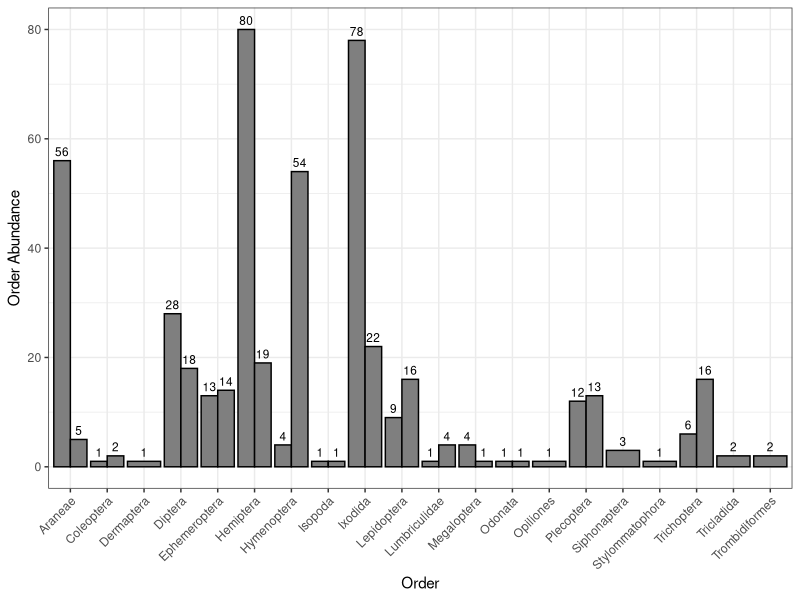
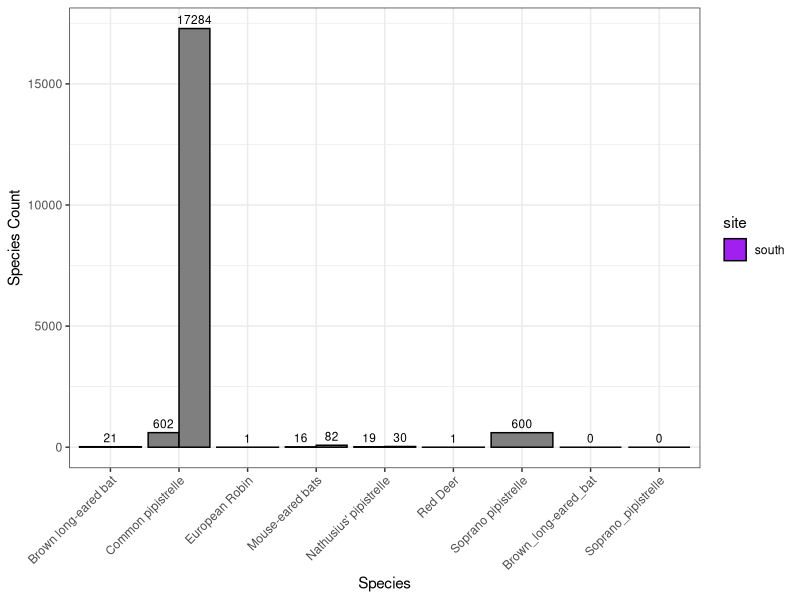
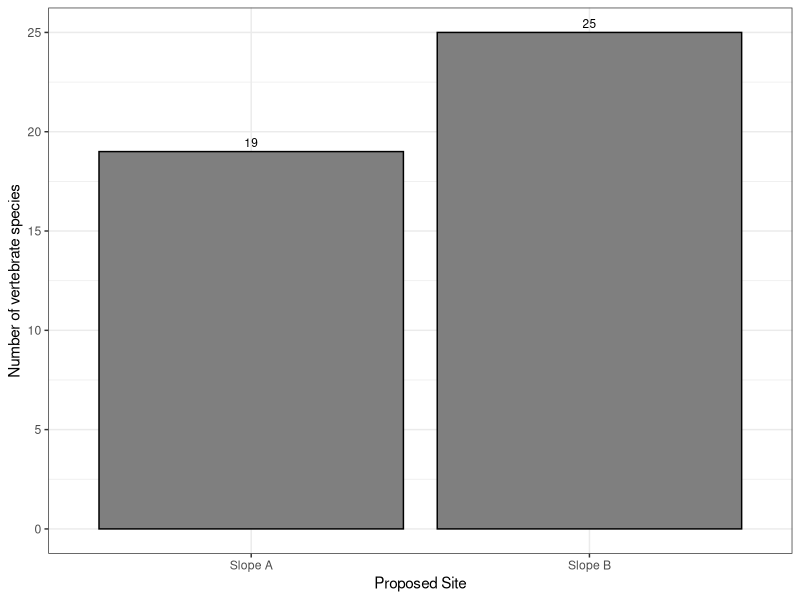
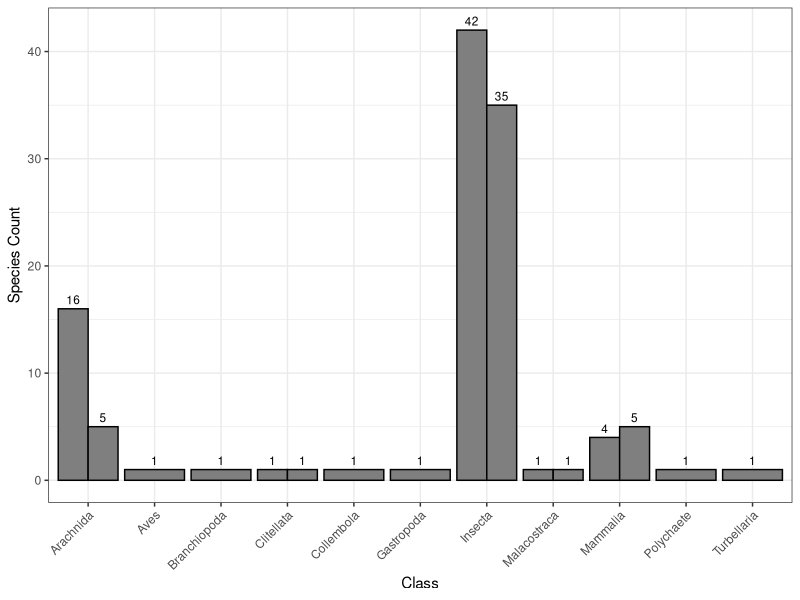
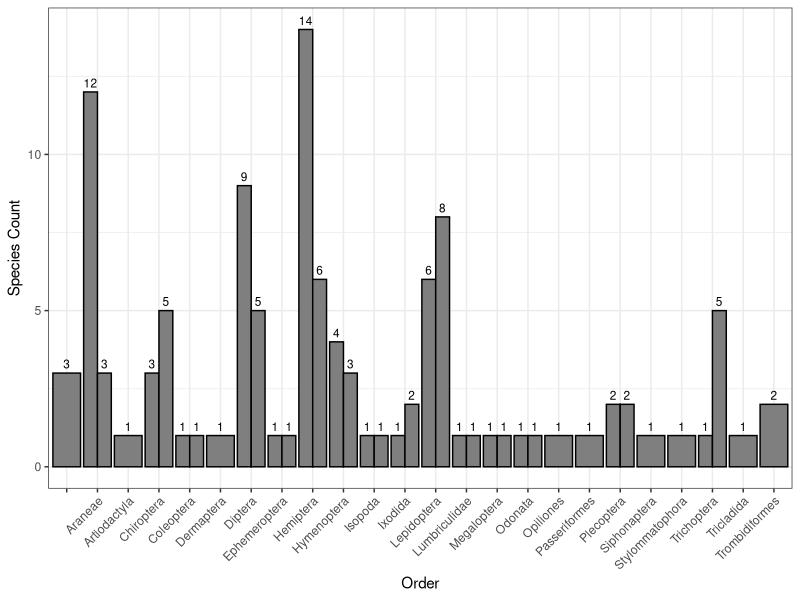
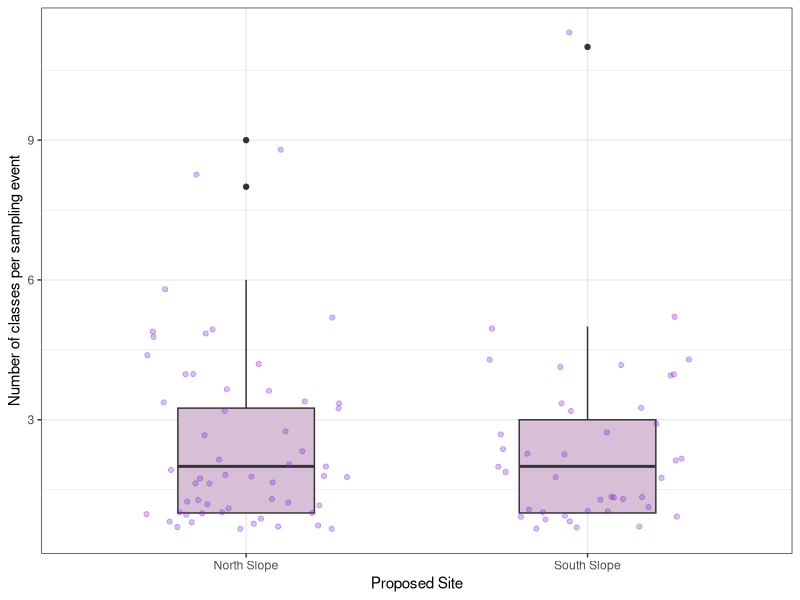
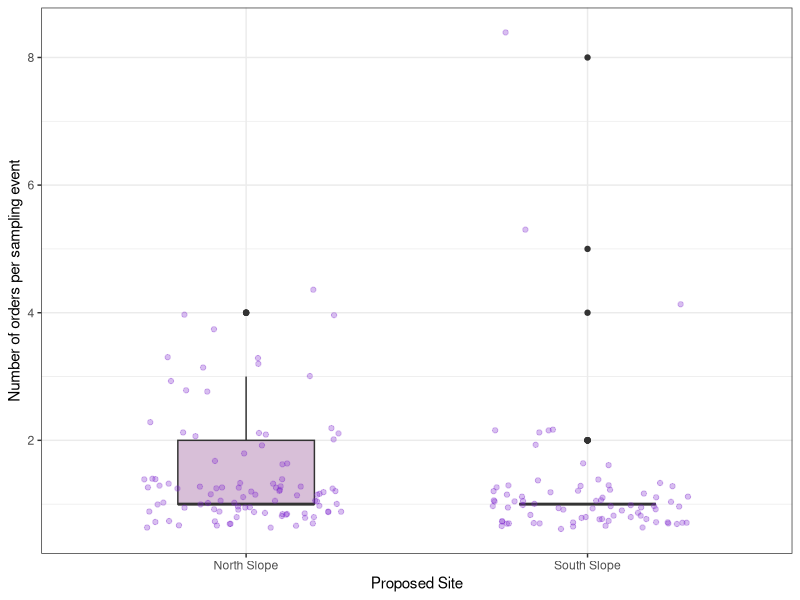

Here is the R script that generated these plots, in order: (Note: this script raises an error after producing the figures.)
# clear environment
rm(list=ls())

# import packages needed
library(ggplot2)
library(dplyr)
library(vegan)
library(tidyr)
library(tibble)
# ...

# import full data set
arran_data_full <- read.csv('./Data/arran_data_full.csv')
# check the data set
head(arran_data_full)

# check data types
str(arran_data_full)
arran_data_full$eventID <- as.factor(arran_data_full$eventID)
arran_data_full$site <- as.factor(arran_data_full$site)
arran_data_full$samplingProtocol <- as.factor(arran_data_full$samplingProtocol)
arran_data_full$vernacularName <- as.factor(arran_data_full$vernacularName)
arran_data_full$individualCount <- as.numeric(arran_data_full$individualCount)
# ... need to finish
str(arran_data_full)

# create subsets of the data
invert_data <- arran_data_full %>% slice(1:235)
vert_data <- arran_data_full %>% slice(236:302)
# for total number of vertebrate species use vert_data
# but for counts or diversity yse vert_count_data
vert_count_data <- vert_data %>% slice(47:67)

# ANALYSIS OF INVERTEBRATE BIODIVERSITY 
invert_data <- invert_data %>%
  filter(order != "")

invert_abundances <- invert_data %>%
  group_by(site, order) %>%
  summarise(total_count = sum(individualCount), .groups = "drop")

invert_alpha_div <- invert_data %>%
  group_by(site) %>% # Group by site
  summarise(no_orders = n_distinct(order), .groups = "drop") # Count unique species

ggplot(invert_abundances, aes(x = order, y = total_count, fill = site)) +
  geom_bar(stat = "identity", position = "dodge", colour = "black") +
  geom_text(
    aes(label = total_count),
    position = position_dodge(width = 0.9), # Adjust text position to align with bars
    vjust = -0.5, # Position text slightly above the bars
    size = 3      # Adjust text size
  ) +
  labs(x = "Order", y = "Order Abundance") +
  scale_fill_manual(values = c("south" = "purple", "north" = "purple4")) +
  theme_bw() +
  theme(axis.text.x = element_text(angle = 45, vjust = 1, hjust=1))

# ANALYSIS OF VERTEBRATE BIODIVERSITY
 
# remove camera trap data due to small sample size
vert_count_data2 <- vert_count_data %>%
  filter(samplingProtocol != "Camera_traps")

vert_abundances <- vert_count_data2 %>%
  group_by(site, vernacularName) %>%
  summarise(total_count = sum(individualCount), .groups = "drop")

vert_abundances_zeros <- data.frame(site = character(0), vernacularName = character(0), total_count = integer(0))
#vert_abundances_zeros1 <- data.frame(site = "north", vernacularName = "Red_Deer", total_count = 0)
vert_abundances_zeros2 <- data.frame(site = "south", vernacularName = "Brown_long-eared_bat", total_count = 0)
#vert_abundances_zeros3 <- data.frame(site = "south", vernacularName = "European_Robin", total_count = 0)
vert_abundances_zeros4 <- data.frame(site = "south", vernacularName = "Soprano_pipistrelle", total_count = 0)
vert_abundances_zeros <- rbind(vert_abundances_zeros, vert_abundances_zeros2, vert_abundances_zeros4)
#vert_abundances_zeros <- rbind(vert_abundances_zeros, vert_abundances_zeros1, vert_abundances_zeros2, vert_abundances_zeros3, vert_abundances_zeros4)

vert_abundances <- rbind(vert_abundances, vert_abundances_zeros)

ggplot(vert_abundances, aes(x = vernacularName, y = total_count, fill = site)) +
  geom_bar(stat = "identity", position = "dodge", colour = "black") +
  geom_text(
    aes(label = total_count),
    position = position_dodge(width = 0.9), # Adjust text position to align with bars
    vjust = -0.5, # Position text slightly above the bars
    size = 3      # Adjust text size
  ) +
  labs(x = "Species", y = "Species Count") +
  scale_fill_manual(values = c("south" = "purple", "north" = "purple4")) +
  theme_bw() +
  theme(axis.text.x = element_text(angle = 45, vjust = 1, hjust=1))

# then can do calls per audiomoth!
# no - not informative, data too messy/ sample too small

vert_alpha_div <- vert_data %>%
  group_by(site) %>% # Group by site
  summarise(no_species = n_distinct(vernacularName), .groups = "drop") # Count unique species
#plot this!!!
ggplot(vert_alpha_div, aes(x = site, y = no_species, fill = site)) +
  geom_bar(stat = "identity", position = "dodge", colour = "black") +
  geom_text(
    aes(label = no_species),
    position = position_dodge(width = 0.9), # Adjust text position to align with bars
    vjust = -0.5, # Position text slightly above the bars
    size = 3      # Adjust text size
    ) +
  labs(x = "Proposed Site", y = "Number of vertebrate species") + 
  scale_fill_manual(values = c("south" = "purple", "north" = "purple4")) +
  theme_bw() #+
  #theme(axis.text.x = element_text(angle = 45, vjust = 1, hjust=1))


# ALPHA DIVERSITY
# Summarise the number of species, per class, per site
unique(arran_data_full$class)
arran_data_full <- arran_data_full %>%
  filter(individualCount != 0)
unique(arran_data_full$class)

arran_class_abundance <- arran_data_full %>%
  group_by(site, class) %>% # Group by site
  summarise(no_species = n_distinct(vernacularName), .groups = "drop") # Count unique species

ggplot(arran_class_abundance, aes(x = class, y = no_species, fill = site)) +
  geom_bar(stat = "identity", position = "dodge", colour = "black") +
  geom_text(
    aes(label = no_species),
    position = position_dodge(width = 0.9), # Adjust text position to align with bars
    vjust = -0.5, # Position text slightly above the bars
    size = 3      # Adjust text size
  ) +
  labs(x = "Class", y = "Species Count") +
  scale_fill_manual(values = c("south" = "purple", "north" = "purple4")) +
  theme_bw() +
  theme(axis.text.x = element_text(angle = 45, vjust = 1, hjust=1))
# overall pretty similar - but south fairing slightly better?

# Summarise the number of species, per order, per site
unique(arran_data_full$order)
arran_data_full <- arran_data_full %>%
  filter(individualCount != 0)
unique(arran_data_full$order)

arran_order_abundance <- arran_data_full %>%
  group_by(site, order) %>% # Group by site
  summarise(no_species = n_distinct(vernacularName), .groups = "drop") # Count unique species

ggplot(arran_order_abundance, aes(x = order, y = no_species, fill = site)) +
  geom_bar(stat = "identity", position = "dodge", colour = "black") +
  geom_text(
    aes(label = no_species),
    position = position_dodge(width = 0.9), # Adjust text position to align with bars
    vjust = -0.5, # Position text slightly above the bars
    size = 3      # Adjust text size
  ) +
  labs(x = "Order", y = "Species Count") +
  scale_fill_manual(values = c("south" = "purple", "north" = "purple4")) +
  theme_bw() +
  theme(axis.text.x = element_text(angle = 45, vjust = 1, hjust=1))


# BETA DIVERSITY - SHANNONS

# rearrange data set
arran_data_rearranged <- arran_class_abundance %>%
  tidyr::pivot_wider(names_from = class, values_from = no_species, values_fill = 0) %>%
  column_to_rownames(var = "site")
# Set the 'site' column as row names using tibble's function
rownames(arran_data_rearranged) <- arran_data_rearranged$site
#arran_data_rearranged <- arran_data_rearranged[, -1]  # Remove the 'site' column

# shannons
arran_shannons <- diversity(arran_data_rearranged[,1:11])
arran_shannons <- as.numeric(arran_shannons)

shannons_south <- arran_shannons[2]
shannons_north <- arran_shannons[1]

arran_diversity_indicies <- data.frame(diversity_index = character(0), south = numeric(0), north = numeric(0))
arran_shannons <- data.frame(diversity_index = "shannons", south = shannons_south, north = shannons_north)
arran_diversity_indicies <- rbind(arran_diversity_indicies, arran_shannons)

# simpsons
arran_simpsons <- diversity(arran_data_rearranged[,1:11], index = "simpson")
arran_simpsons <- as.numeric(arran_simpsons)

simpsons_south <- arran_simpsons[2]
simpsons_north <- arran_simpsons[1]

arran_simpsons <- data.frame(diversity_index = "simpsons", south = simpsons_south, north = simpsons_north)
arran_diversity_indicies <- rbind(arran_diversity_indicies, arran_simpsons)
# south has higher diversity

arran_diversity_indicies

# HAVE DONE BY SLOPE, WHAT ABOUT BY SAMPLE BY SLOPE AS IN MY DISS?
# could then use more interesting plots like boxplots

# ALPHA DIVERSITY
# Summarise the number of species per site
unique(arran_data_full$class)
arran_data_full <- arran_data_full %>%
  filter(individualCount != 0)
unique(arran_data_full$class)

sample_class <- arran_data_full %>%
  group_by(site, eventID, class) %>% # Group by site
  summarise(no_species = n_distinct(vernacularName), .groups = "drop") # Count unique species

ggplot(sample_class, aes(x = site, y = no_species)) +
  geom_boxplot(width = 0.4, fill = "thistle") +
  geom_jitter(width = 0.3, colour = "purple3", alpha = 0.3) +
  labs(x = "Proposed Site", y = "Number of classes per sampling event") +
  scale_x_discrete(labels = c("North Slope", "South Slope")) +
  theme_bw()

unique(arran_data_full$order)
arran_data_full <- arran_data_full %>%
  filter(individualCount != 0)
arran_data_full <- arran_data_full %>%
  filter(order != "")
unique(arran_data_full$order)

sample_order <- arran_data_full %>%
  group_by(site, eventID, order) %>% # Group by site
  summarise(no_species = n_distinct(vernacularName), .groups = "drop") # Count unique species

ggplot(sample_order, aes(x = site, y = no_species)) +
  geom_boxplot(width = 0.4, fill = "thistle") +
  geom_jitter(width = 0.3, colour = "purple3", alpha = 0.3) +
  labs(x = "Proposed Site", y = "Number of orders per sampling event") +
  scale_x_discrete(labels = c("North Slope", "South Slope")) +
  theme_bw()


# DIVERSITY
# rearrange dataset
# don't take from alpha, take from main dataframe
sample_data_rearranged <- sample_class %>%
  tidyr::pivot_wider(names_from = order, values_from = no_species, values_fill = 0) %>%
  column_to_rownames(var = "site")



# stuff
#select(-genre, -spotify_monthly_listeners, -year_founded)
